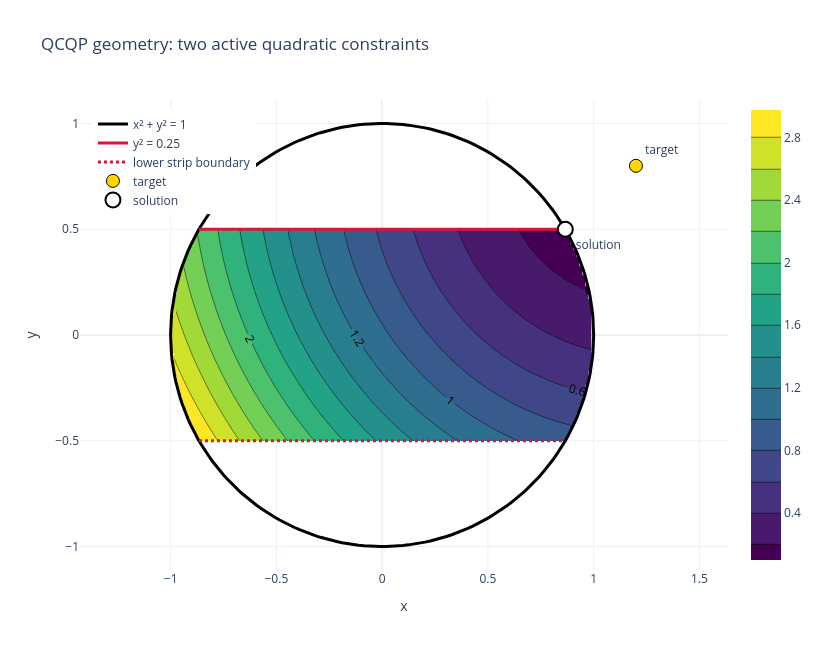

Notebook code for this chart:
### Code cell
grid_x = np.linspace(-1.15, 1.35, 180)
grid_y = np.linspace(-0.85, 1.05, 180)
X_grid, Y_grid = np.meshgrid(grid_x, grid_y)
cost_surface = 0.5 * ((X_grid - target[0]) ** 2 + (Y_grid - target[1]) ** 2)
feasible = (X_grid ** 2 + Y_grid ** 2 <= 1.0) & (Y_grid ** 2 <= 0.25)
theta = np.linspace(0.0, 2.0 * np.pi, 240)
strip_x = np.linspace(-np.sqrt(0.75), np.sqrt(0.75), 100)

fig = go.Figure()
fig.add_trace(go.Contour(x=grid_x, y=grid_y, z=np.where(feasible, cost_surface, np.nan), colorscale='Viridis', contours=dict(showlabels=True), name='objective over feasible set'))
fig.add_trace(go.Scatter(x=np.cos(theta), y=np.sin(theta), mode='lines', line=dict(color='black', width=3), name='x² + y² = 1'))
fig.add_trace(go.Scatter(x=strip_x, y=0.5 * np.ones_like(strip_x), mode='lines', line=dict(color='crimson', width=3), name='y² = 0.25'))
fig.add_trace(go.Scatter(x=strip_x, y=-0.5 * np.ones_like(strip_x), mode='lines', line=dict(color='crimson', width=3, dash='dot'), name='lower strip boundary'))
fig.add_trace(go.Scatter(x=[target[0]], y=[target[1]], mode='markers+text', marker=dict(size=13, color='gold', line=dict(color='black', width=1)), text=['target'], textposition='top right', name='target'))
fig.add_trace(go.Scatter(x=[solution[0]], y=[solution[1]], mode='markers+text', marker=dict(size=15, color='white', line=dict(color='black', width=2)), text=['solution'], textposition='bottom right', name='solution'))
fig.update_layout(template='plotly_white', width=820, height=650, title='QCQP geometry: two active quadratic constraints', xaxis_title='x', yaxis_title='y', yaxis_scaleanchor='x', legend=dict(x=0.02, y=0.98))
display(fig)

### Figure 1 — Plotly figure (JSON) as saved in the notebook; plotly's stock layout.template omitted (floating-point values rounded to 4 significant figures; data arrays with more than 128 entries replaced by an {"elided": "..."} marker saying what was removed)
{"data": [{"colorscale": [[0, "#440154"], [0.1111, "#482878"], [0.2222, "#3e4989"], [0.3333, "#31688e"], [0.4444, "#26828e"], [0.5556, "#1f9e89"], [0.6667, "#35b779"], [0.7778, "#6ece58"], [0.8889, "#b5de2b"], [1, "#fde725"]], "contours": {"showlabels": true}, "name": "objective over feasible set", "type": "contour", "x": {"elided": "180 float values"}, "y": {"elided": "180 float values"}, "z": {"elided": "180x180 float values"}}, {"line": {"color": "black", "width": 3}, "mode": "lines", "name": "x² + y² = 1", "type": "scatter", "x": {"elided": "240 float values"}, "y": {"elided": "240 float values"}}, {"line": {"color": "crimson", "width": 3}, "mode": "lines", "name": "y² = 0.25", "type": "scatter", "x": [-0.866, -0.8485, -0.831, -0.8135, -0.796, -0.7785, -0.7611, -0.7436, -0.7261, -0.7086, -0.6911, -0.6736, -0.6561, -0.6386, -0.6211, -0.6036, -0.5861, -0.5686, -0.5511, -0.5336, -0.5161, -0.4986, -0.4811, -0.4636, -0.4461, -0.4286, -0.4111, -0.3936, -0.3762, -0.3587, -0.3412, -0.3237, -0.3062, -0.2887, -0.2712, -0.2537, -0.2362, -0.2187, -0.2012, -0.1837, -0.1662, -0.1487, -0.1312, -0.1137, -0.09623, -0.07873, -0.06123, -0.04374, -0.02624, -0.008748, 0.008748, 0.02624, 0.04374, 0.06123, 0.07873, 0.09623, 0.1137, 0.1312, 0.1487, 0.1662, 0.1837, 0.2012, 0.2187, 0.2362, 0.2537, 0.2712, 0.2887, 0.3062, 0.3237, 0.3412, 0.3587, 0.3762, 0.3936, 0.4111, 0.4286, 0.4461, 0.4636, 0.4811, 0.4986, 0.5161, 0.5336, 0.5511, 0.5686, 0.5861, 0.6036, 0.6211, 0.6386, 0.6561, 0.6736, 0.6911, 0.7086, 0.7261, 0.7436, 0.7611, 0.7785, 0.796, 0.8135, 0.831, 0.8485, 0.866], "y": [0.5, 0.5, 0.5, 0.5, 0.5, 0.5, 0.5, 0.5, 0.5, 0.5, 0.5, 0.5, 0.5, 0.5, 0.5, 0.5, 0.5, 0.5, 0.5, 0.5, 0.5, 0.5, 0.5, 0.5, 0.5, 0.5, 0.5, 0.5, 0.5, 0.5, 0.5, 0.5, 0.5, 0.5, 0.5, 0.5, 0.5, 0.5, 0.5, 0.5, 0.5, 0.5, 0.5, 0.5, 0.5, 0.5, 0.5, 0.5, 0.5, 0.5, 0.5, 0.5, 0.5, 0.5, 0.5, 0.5, 0.5, 0.5, 0.5, 0.5, 0.5, 0.5, 0.5, 0.5, 0.5, 0.5, 0.5, 0.5, 0.5, 0.5, 0.5, 0.5, 0.5, 0.5, 0.5, 0.5, 0.5, 0.5, 0.5, 0.5, 0.5, 0.5, 0.5, 0.5, 0.5, 0.5, 0.5, 0.5, 0.5, 0.5, 0.5, 0.5, 0.5, 0.5, 0.5, 0.5, 0.5, 0.5, 0.5, 0.5]}, {"line": {"color": "crimson", "dash": "dot", "width": 3}, "mode": "lines", "name": "lower strip boundary", "type": "scatter", "x": [-0.866, -0.8485, -0.831, -0.8135, -0.796, -0.7785, -0.7611, -0.7436, -0.7261, -0.7086, -0.6911, -0.6736, -0.6561, -0.6386, -0.6211, -0.6036, -0.5861, -0.5686, -0.5511, -0.5336, -0.5161, -0.4986, -0.4811, -0.4636, -0.4461, -0.4286, -0.4111, -0.3936, -0.3762, -0.3587, -0.3412, -0.3237, -0.3062, -0.2887, -0.2712, -0.2537, -0.2362, -0.2187, -0.2012, -0.1837, -0.1662, -0.1487, -0.1312, -0.1137, -0.09623, -0.07873, -0.06123, -0.04374, -0.02624, -0.008748, 0.008748, 0.02624, 0.04374, 0.06123, 0.07873, 0.09623, 0.1137, 0.1312, 0.1487, 0.1662, 0.1837, 0.2012, 0.2187, 0.2362, 0.2537, 0.2712, 0.2887, 0.3062, 0.3237, 0.3412, 0.3587, 0.3762, 0.3936, 0.4111, 0.4286, 0.4461, 0.4636, 0.4811, 0.4986, 0.5161, 0.5336, 0.5511, 0.5686, 0.5861, 0.6036, 0.6211, 0.6386, 0.6561, 0.6736, 0.6911, 0.7086, 0.7261, 0.7436, 0.7611, 0.7785, 0.796, 0.8135, 0.831, 0.8485, 0.866], "y": [-0.5, -0.5, -0.5, -0.5, -0.5, -0.5, -0.5, -0.5, -0.5, -0.5, -0.5, -0.5, -0.5, -0.5, -0.5, -0.5, -0.5, -0.5, -0.5, -0.5, -0.5, -0.5, -0.5, -0.5, -0.5, -0.5, -0.5, -0.5, -0.5, -0.5, -0.5, -0.5, -0.5, -0.5, -0.5, -0.5, -0.5, -0.5, -0.5, -0.5, -0.5, -0.5, -0.5, -0.5, -0.5, -0.5, -0.5, -0.5, -0.5, -0.5, -0.5, -0.5, -0.5, -0.5, -0.5, -0.5, -0.5, -0.5, -0.5, -0.5, -0.5, -0.5, -0.5, -0.5, -0.5, -0.5, -0.5, -0.5, -0.5, -0.5, -0.5, -0.5, -0.5, -0.5, -0.5, -0.5, -0.5, -0.5, -0.5, -0.5, -0.5, -0.5, -0.5, -0.5, -0.5, -0.5, -0.5, -0.5, -0.5, -0.5, -0.5, -0.5, -0.5, -0.5, -0.5, -0.5, -0.5, -0.5, -0.5, -0.5]}, {"marker": {"color": "gold", "line": {"color": "black", "width": 1}, "size": 13}, "mode": "markers+text", "name": "target", "text": ["target"], "textposition": "top right", "type": "scatter", "x": [1.2], "y": [0.8]}, {"marker": {"color": "white", "line": {"color": "black", "width": 2}, "size": 15}, "mode": "markers+text", "name": "solution", "text": ["solution"], "textposition": "bottom right", "type": "scatter", "x": [0.866], "y": [0.5]}], "layout": {"height": 650, "legend": {"x": 0.02, "y": 0.98}, "title": {"text": "QCQP geometry: two active quadratic constraints"}, "width": 820, "xaxis": {"title": {"text": "x"}}, "yaxis": {"scaleanchor": "x", "title": {"text": "y"}}}}
